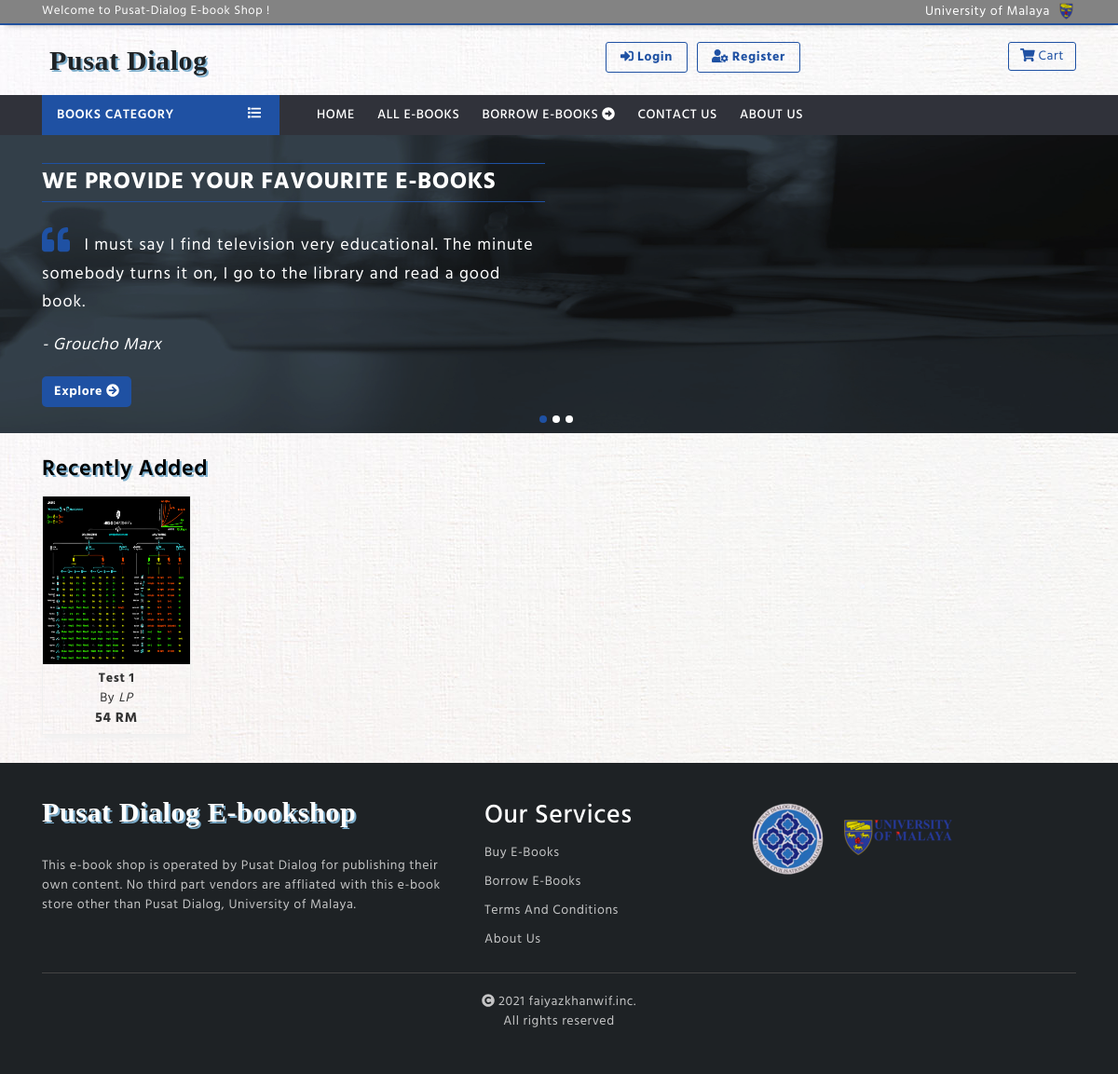
The page / on the database its author committed.
### tables this page shows
CREATE TABLE `logo` (
  `logoimg` varchar(200) NOT NULL
);

CREATE TABLE `books` (
  `id` int(11) NOT NULL,
  `book_name` varchar(200) NOT NULL,
  `description` text NOT NULL,
  `author` varchar(200) NOT NULL,
  `publisher` varchar(200) NOT NULL,
  `price` varchar(200) NOT NULL,
  `categoryId` int(11) NOT NULL,
  `book_image` varchar(200) NOT NULL,
  `book_file` varchar(200) NOT NULL,
  `create_date` timestamp NOT NULL DEFAULT current_timestamp()
);

### application/controllers/home.php (called while the page is built, shortened)
<?php
class Home extends CI_Controller {
	public function __construct()
	{
		$this->load->library('cart');
		$this->load->library('stripe_lib');
	}
	public function index()
	{
		$this->load->model('admin_model');
		$view['category'] = $this->admin_model->get_category();
		$this->load->model('user_model');
		$view['books'] = $this->user_model->recent_books();
		$this->load->model('user_model');
		$view['logos'] = $this->user_model->logo_generate();
		$this->load->view('layouts/home_layout', $view);
	}
}

### index.php (called while the page is built, shortened)
<?php
require_once BASEPATH.'core/CodeIgniter.php';

### application/models/user_model.php (called while the page is built, shortened)
<?php
class user_model extends CI_Model
{
	public function recent_books()
	{
		$this->db->limit(6);
		$this->db->order_by('id', 'DESC');
		$query = $this->db->get('books');
		return $query->result();
	}
}
?>

### application/views/temp/menu.php (the view, shortened to what this page needs)
<div class="menu-area">
    <div class="container">
        <div class="main-menu">
            <div class="row">
                <div class="col-lg-3 col-md-4">
                    <div class="dropdown show onclick-ctg">
                      <a class="ctg-btn" href="#" role="button" data-toggle="dropdown" aria-haspopup="true">
                        Books Category <span id="m-list"><i class="fas fa-list"></i></span>
                      </a>
                    </div>
                </div>
                <div class="col-lg-9 col-md-8">
                    <div class="menu">
                        <ul id="nav">
                            <li><a href="<?= base_url()?>home">Home</a></li>
                            <li><a href="<?= base_url()?>users/all-books">All E-Books</a></li>
                           <li><a href="<?= base_url()?>users/all-ebooks">Borrow E-books <i class="fas fa-arrow-alt-circle-right"></i></a></li>
                            <li><a href = "#" data-toggle="modal" data-target="#exampleModal">Contact Us</a></li>
                            <li><a href = "#" data-toggle="modal" data-target="#aboutModal">About Us</a></li>
                        </ul>
                    </div>
                </div>
            </div>
        </div>
    </div>
</div>

### application/views/layouts/home_layout.php (shortened to what this page needs)
<!DOCTYPE html>
<html lang="en">
<head>
    <link rel="stylesheet" type="text/css" href="<?= base_url('tool/css/bootstrap.min.css'); ?>">
    <link rel="stylesheet" type="text/css" href="<?= base_url('tool/css/all.css'); ?>">
    <link rel="stylesheet" type="text/css" href="<?= base_url('tool/css/owl.carousel.min.css'); ?>">
    <link rel="stylesheet" href="https://cdnjs.cloudflare.com/ajax/libs/animate.css/4.0.0/animate.min.css">
    <link rel="stylesheet" type="text/css" href="<?= base_url('tool/css/style.css'); ?>">
</head>
<body>
    <div class="header-area">
        <div class="hearder-top animate__animated animate__fadeInDown">
            <div class="container">
                <div class="row">
                    <div class="col-md-6">
                        <div class="welcome-tx">Welcome to Pusat-Dialog E-book Shop !</div>
                    </div>
                    <div class="col-md-6">
                        <div class="social-icon">
                            <a style="color: white;" href="https://um.edu.my/" title="Universiti Malaya">University of Malaya</i></a>
                            <a class="umlogo" href="https://um.edu.my/" title="Universiti Malaya"><img src="<?= base_url('tool/img/umsmall.png'); ?>"></i></a>
                        </div>
                    </div>
                </div>
            </div>
        </div>
        <div class="header-mid">
            <div class="container">
                <div class="row">
                    <div class="col-md-5">
                        <div class="logo">
                            <?php foreach($logos as $logo):?>
                            <div class="lname"><a href="<?= base_url() ?>home"><span><?php print '<img src = "'.strip_tags($logo->logoimg).'" alt = "">';?> Pusat Dialog</span> </a></div>
                            <?php endforeach;?>
                        </div>
                    </div>
                    <div class="col-md-7">
                        <div class="row">
                            <div class="col-md-9 text-center">
                                <?php if($this->session->userdata('logged_in') == FALSE): ?>
                                    <a href="<?= base_url()?>users/login" class="btn-login"><i class="fas fa-sign-in-alt"></i> Login</a>
                                    <a href="<?= base_url()?>users/registration" class="btn-login"><i class="fas fa-user-cog"></i> Register</a>
                                <?php endif; ?>
                            </div>
                            <div class="col-md-3">
                                <div class="ic-cart"><a href="<?= base_url()?>cart"><i class="fas fa-shopping-cart"></i> Cart</a></div>
                            </div>
                        </div>
                    </div>
                </div>
            </div>
        </div>
        <div>
            <?php $this->load->view('temp/menu'); ?>
        </div>
    </div>
    <div>
        <?php $this->load->view('temp/slider'); ?>
    </div>
    <div class="section-padding after-slider">
        <div class="container">
            <div class="section-title"><a style="color: black; text-shadow: 2px 2px #7DAECC;" href="<?= base_url()?>users/all-books">Recently Added</a></div>
            <div><?php $this->load->view('temp/recent_books') ?></div>
        </div>
    </div>
    <div class="footer-area-home">
        <div class="container">
            <div class="row">
                <div class="col-md-5">
                    <div class="widget">
                        <div class="brand-name">
                            <div class="lname"><a href=""><span>Pusat Dialog E-bookshop</span></a></div>
                            <p>This e-book shop is operated by Pusat Dialog for publishing their own content. No third part vendors are affliated with this e-book store other than Pusat Dialog, University of Malaya.</p>
                        </div>
                    </div>
                </div>
                <div class="col-md-3">
                    <div class="widget">
                        <h3>Our Services</h3>
                        <ul>
                            <li><a href="<?= base_url('users/all_books')?>">Buy E-Books</a></li>
                            <li><a href="<?= base_url('users/all_ebooks')?>">Borrow E-books</a></li>
                            <li><a href="<?= base_url('users/terms')?>">Terms and conditions</a></li>
                            <li><a href="#" data-toggle="modal" data-target="#aboutModal">About Us</a></li>
                        </ul>
                    </div>
                </div>
                <div class="col-md-4">
                    <div class="widget">
                        <div id="">
                            <span><a href="https://um.edu.my"><img src="<?= base_url('tool/img/pdialogsmall.png'); ?>"></a></span>
                            <span><a href="https://um.edu.my"><img src="<?= base_url('tool/img/umbig.png'); ?>"></a></span>
                        </div>
                    </div>
                </div>
            </div>
            <div class="copy-right">
                <p><i class="fas fa-copyright"></i> 2021 faiyazkhanwif.inc. <br>All rights reserved</p>
            </div>
        </div>
    </div>
</body>
</html>

### application/views/temp/recent_books.php (shortened to what this page needs)
<div class="row con-flex">
        <?php foreach($books as $book):?>
        <div class="col-lg-2 col-md-3 col-sm-4">
            <div id="single-book">
                <div id="book-image">
                    <?php print '<img src = "'.strip_tags($book->book_image).'" alt = "">';?>
                </div>
                <div class="book-text">
                    <div id="book-name"><?= substr(htmlentities($book->book_name),0,20) ?></div>
                    <div id="author">By <i><?= $book->author ?></i></div>
                    <div id="price"><?= $book->price ?> RM</div>
                </div>
            </div>
        </div>
    <?php endforeach;?>
</div>

### tool/css/all.css (style rules this page uses)
.fa-arrow-alt-circle-right:before { content: "\f35a"; }
.fa-copyright:before { content: "\f1f9"; }
.fa-list:before { content: "\f03a"; }
.fa-shopping-cart:before { content: "\f07a"; }
.fa-sign-in-alt:before { content: "\f2f6"; }
.fa-user-cog:before { content: "\f4fe"; }

### tool/css/style.css (style rules this page uses)
* { margin: 0; padding: 0; }
body { font-family: myfont; font-size: 14px; font-weight: 400; letter-spacing: .6px; color: #333; background-image: url(../img/background.jpg) ; }
p, a, b, span { word-break: break-word; }
h1, h2, h3, h4, h5, h6 { color: #333; word-break: break-word; }
.section-padding { padding: 20px 0; }
.section-title { font-size: 24px; text-transform: capitalize; font-weight: 600; margin-bottom: 10px; }
.section-title a { color: #555; transition: .4s; }
.header-area { z-index: 10; }
.hearder-top { background-color: #838383; color: white; padding: 2px 0; border-bottom: 2px solid #22519D; box-shadow: 0px 6px 6px -6px rgb(0, 0, 0, 0.3); }
.social-icon { text-align: right; }
.social-icon a { color: #1E2225; margin: 0 3px; }
.lname a { font-family: Trebuchet MS ; color: black; text-shadow: 2px 2px #7DAECC; background-color: transparent; font-size: 30px; font-weight: 700; transition: .4s; }
.lname span { color: #1E2225; }
.welcome-tx { font-size: 13px; }
.btn-login { margin: 3px 3px; display: inline-block; padding: 5px 15px; color: #1F51A3; border-radius: 3px; font-weight: 700; border: 1px solid #1F51A3; transition: .4s; }
.ic-cart a { color: #1F51A3; margin-top: 3px; display: inline-block; font-size: 14px; padding: 4px 12px; border: 1px solid #1F51A3; border-radius: 3px; transition: .4s; position: relative; }
.ic-cart { text-align: right; }
.menu-area { background: #30323A; }
.menu ul { padding: 0; margin: 0; list-style: none; }
.menu ul li { display: inline-block; }
.menu ul li a { color: #FFFFFF; display: block; padding: 3px 10px; text-align: left; transition: .4s; border-radius: 3px; text-transform: uppercase; font-weight: 500; }
.menu { padding: 8px 0; position: relative; }
.header-mid { padding: 15px 0; }
.ctg-btn { display: block; padding: 11px 16px; color: #fff; font-weight: 600; background-color: #1F51A3; text-transform: uppercase; position: relative; }
#m-list { position: absolute; top: 10px; right: 20px; }
.onclick-ctg { margin: 0; padding: 0; }
.after-slider { margin-top: -20px; }
.footer-area-home { background-color: #1E2225; color: #dddd; padding: 30px 0; }
.brand-name .lname span { color: #fff; }
.widget h3 { color: #fff; margin-top: 10px; }
.widget ul { padding: 0; margin: 0; }
.widget ul li { list-style: none; }
.widget ul li a { color: #dddd; display: inline-block; padding: 5px 0; text-transform: capitalize; transition: .4s; }
.brand-name p { margin-top: 25px; }
.copy-right { margin-top: 20px; border-top: 1px solid #444; text-align: center; color: #dddd; }
.copy-right p { padding-top: 20px; }
#book-image img { width: 100%; height: 180px; background-position: center; background-size: cover; }
#single-book { border: 1px solid #f0f0f0; display: block; transition: .4s; position: relative; margin-bottom: 10px; width: 100%; box-shadow: 0px 7px 6px -3px #f1f1f1; }
.con-flex >div { display: flex; flex-direction: row; }
#book-image:after { position: absolute; width: 100%; height: 100%; left: 0; top: 0; background: #444; content: ""; opacity: 0; visibility: hidden; }
.book-text { padding: 5px; text-align: center; }
#book-name { font-size: 14px; text-transform: capitalize; font-weight: 700; }
#price { font-weight: 700; font-size: 15px; }

### rows shown on the page
books: book_image (picture), book_name "Test 1", author "LP", price "54"
